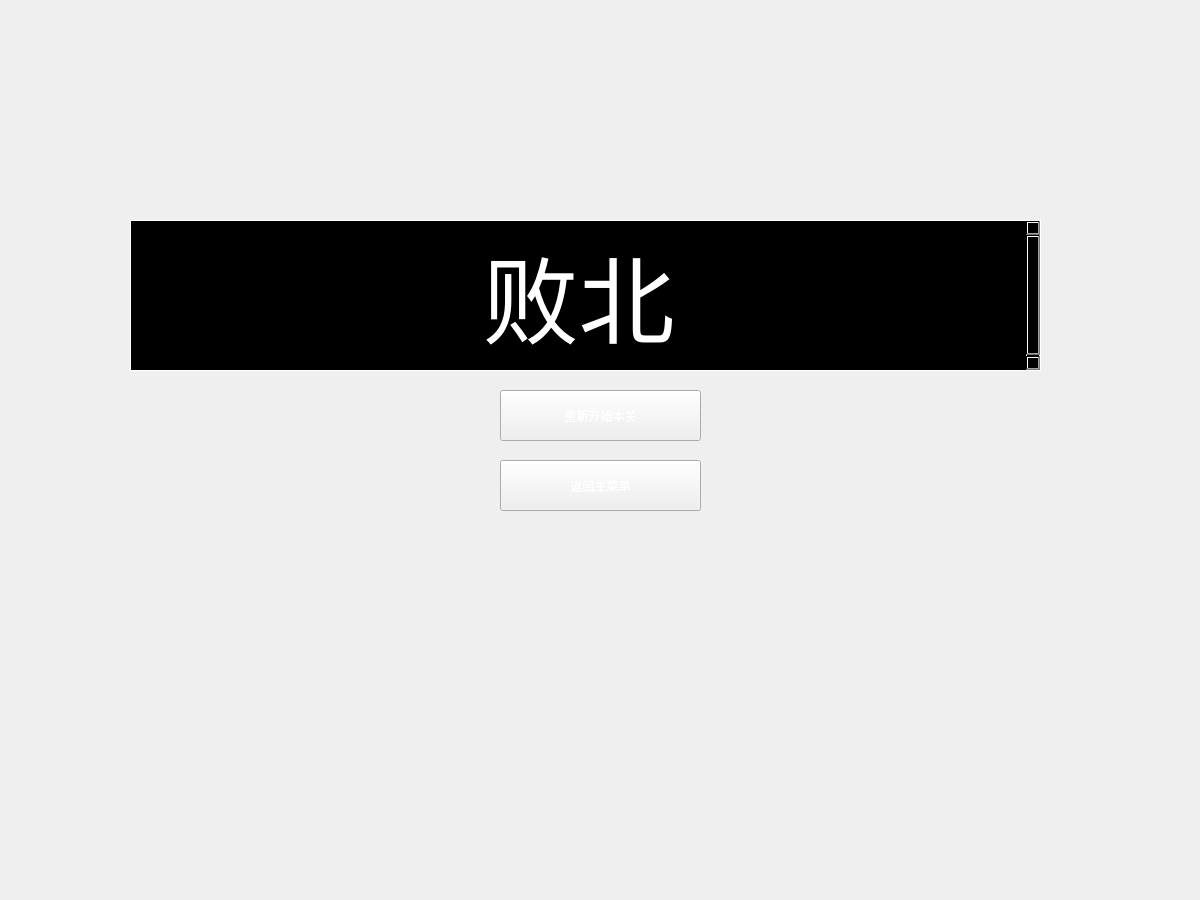
<?xml version="1.0" encoding="UTF-8"?>
<ui version="4.0">
 <class>LoseJump</class>
 <widget class="QWidget" name="LoseJump">
  <property name="geometry">
   <rect>
    <x>0</x>
    <y>0</y>
    <width>1200</width>
    <height>900</height>
   </rect>
  </property>
  <property name="windowTitle">
   <string>Form</string>
  </property>
  <widget class="QTextBrowser" name="textBrowser">
   <property name="geometry">
    <rect>
     <x>130</x>
     <y>220</y>
     <width>911</width>
     <height>151</height>
    </rect>
   </property>
   <property name="styleSheet">
    <string notr="true">background-color:rgb(0, 0, 0);
border:1px solid #ffffff;</string>
   </property>
   <property name="html">
    <string>&lt;!DOCTYPE HTML PUBLIC &quot;-//W3C//DTD HTML 4.0//EN&quot; &quot;http://www.w3.org/TR/REC-html40/strict.dtd&quot;&gt;
&lt;html&gt;&lt;head&gt;&lt;meta name=&quot;qrichtext&quot; content=&quot;1&quot; /&gt;&lt;style type=&quot;text/css&quot;&gt;
p, li { white-space: pre-wrap; }
&lt;/style&gt;&lt;/head&gt;&lt;body style=&quot; font-family:'SimSun'; font-size:9pt; font-weight:400; font-style:normal;&quot;&gt;
&lt;p align=&quot;center&quot; style=&quot; margin-top:0px; margin-bottom:0px; margin-left:0px; margin-right:0px; -qt-block-indent:0; text-indent:0px;&quot;&gt;&lt;span style=&quot; font-size:72pt; color:#ffffff;&quot;&gt;败北&lt;/span&gt;&lt;/p&gt;&lt;/body&gt;&lt;/html&gt;</string>
   </property>
  </widget>
  <widget class="QPushButton" name="pushButton">
   <property name="geometry">
    <rect>
     <x>500</x>
     <y>390</y>
     <width>201</width>
     <height>51</height>
    </rect>
   </property>
   <property name="styleSheet">
    <string notr="true">color: rgb(255, 255, 255);
font: 12pt &quot;黑体&quot;;
</string>
   </property>
   <property name="text">
    <string>重新开始本关</string>
   </property>
  </widget>
  <widget class="QPushButton" name="pushButton_2">
   <property name="geometry">
    <rect>
     <x>500</x>
     <y>460</y>
     <width>201</width>
     <height>51</height>
    </rect>
   </property>
   <property name="styleSheet">
    <string notr="true">color: rgb(255, 255, 255);
font: 12pt &quot;黑体&quot;;
</string>
   </property>
   <property name="text">
    <string>返回主菜单</string>
   </property>
  </widget>
 </widget>
 <resources/>
 <connections/>
</ui>
